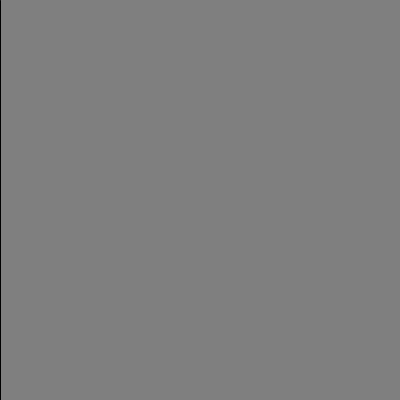
Frame 1 (no input)
Frame 60 (the mouse pressed at the canvas centre just before this capture): blank canvas, image omitted
Frame 120 (the mouse held since frame 60 and released just before this capture): blank canvas, image omitted

The Processing sketch that drew this single still picture (run headless with seeded random() and noise(); from frame 60 on, the mouse is pressed at the canvas centre):

// Processing sketch: exB2
// ── exB2.pde
float coluna;
void setup(){
  size(400,400);
  colorMode(GRAY);
}
void draw(){
  background(127);
  stroke(0);
  line(coluna,0,coluna++,height);
  if (coluna == width) coluna =0;
}
